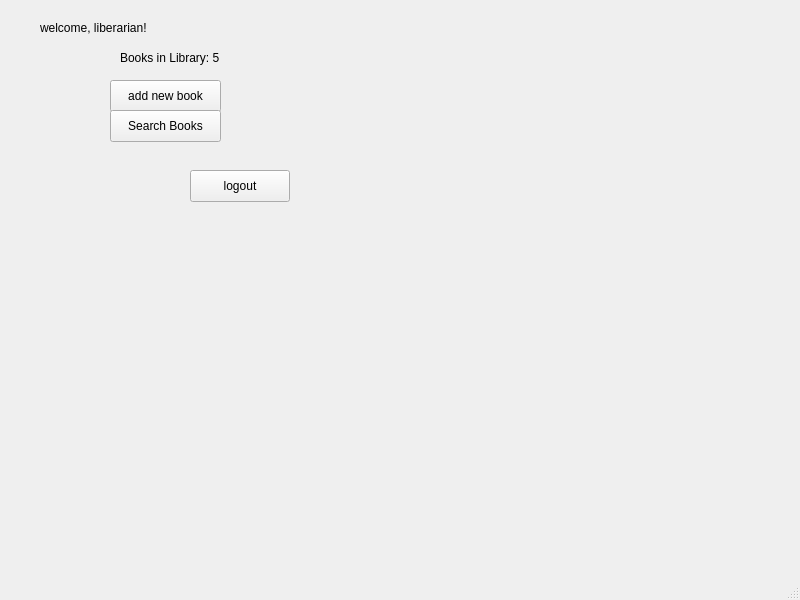
<?xml version="1.0" encoding="UTF-8"?>
<ui version="4.0">
 <class>MainWindow</class>
 <widget class="QMainWindow" name="MainWindow">
  <property name="geometry">
   <rect>
    <x>0</x>
    <y>0</y>
    <width>800</width>
    <height>600</height>
   </rect>
  </property>
  <property name="windowTitle">
   <string>MainWindow</string>
  </property>
  <widget class="QWidget" name="centralwidget">
   <widget class="QLabel" name="labelWelcome">
    <property name="geometry">
     <rect>
      <x>40</x>
      <y>20</y>
      <width>141</width>
      <height>16</height>
     </rect>
    </property>
    <property name="text">
     <string>welcome, liberarian!</string>
    </property>
   </widget>
   <widget class="QLabel" name="labelBookCount">
    <property name="geometry">
     <rect>
      <x>120</x>
      <y>50</y>
      <width>141</width>
      <height>16</height>
     </rect>
    </property>
    <property name="text">
     <string>Books in Library: 5</string>
    </property>
   </widget>
   <widget class="QPushButton" name="pushButtonAddBook">
    <property name="geometry">
     <rect>
      <x>110</x>
      <y>80</y>
      <width>111</width>
      <height>32</height>
     </rect>
    </property>
    <property name="text">
     <string>add new book</string>
    </property>
   </widget>
   <widget class="QPushButton" name="pushButtonSearchBooks">
    <property name="geometry">
     <rect>
      <x>110</x>
      <y>110</y>
      <width>111</width>
      <height>32</height>
     </rect>
    </property>
    <property name="text">
     <string>Search Books</string>
    </property>
   </widget>
   <widget class="QPushButton" name="pushButtonLogout">
    <property name="geometry">
     <rect>
      <x>190</x>
      <y>170</y>
      <width>100</width>
      <height>32</height>
     </rect>
    </property>
    <property name="text">
     <string>logout</string>
    </property>
   </widget>
  </widget>
  <widget class="QMenuBar" name="menubar">
   <property name="geometry">
    <rect>
     <x>0</x>
     <y>0</y>
     <width>800</width>
     <height>30</height>
    </rect>
   </property>
  </widget>
  <widget class="QStatusBar" name="statusbar"/>
 </widget>
 <resources/>
 <connections/>
</ui>
